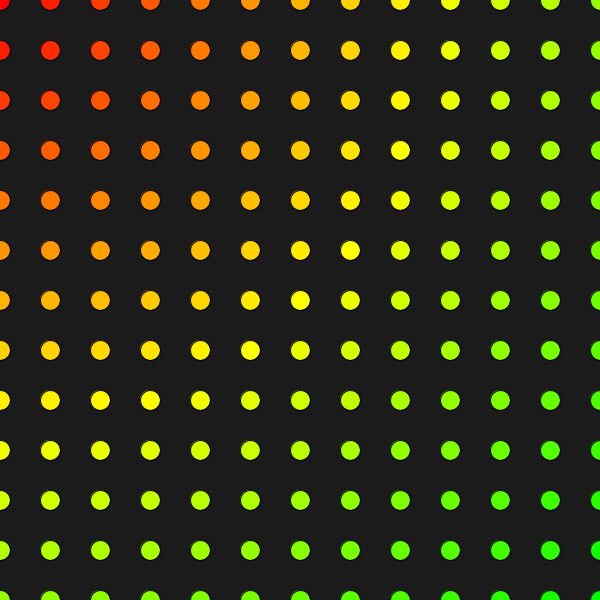
Frame 1 (no input)
Frame 60 (the mouse pressed at the canvas centre just before this capture): identical to frame 1, image omitted
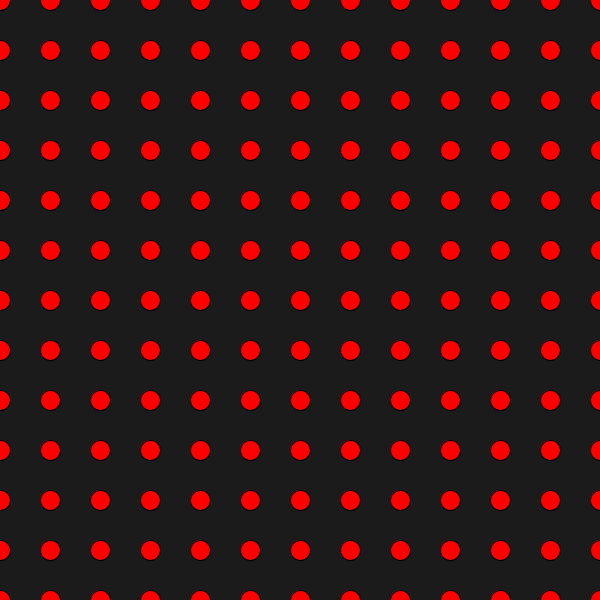
Frame 120 (the mouse held since frame 60 and released just before this capture)

The Processing sketch that drew these frames (run headless with seeded random() and noise(); from frame 60 on, the mouse is pressed at the canvas centre):

// Processing sketch: processing_186387
// ── processing_186387.pde

void setup() {
size(600, 600);
colorMode(HSB);}

void draw(){
  background(27);
  
for (int x = 0;x<50;x++) {
  for (int y = 0;y<50;y++) {
  
    float d = dist (mouseX, mouseY, x*5, y*5);
    fill(d,255,255);
    ellipse(x*50, y*50, 20, 20);
  }
 
}
}
